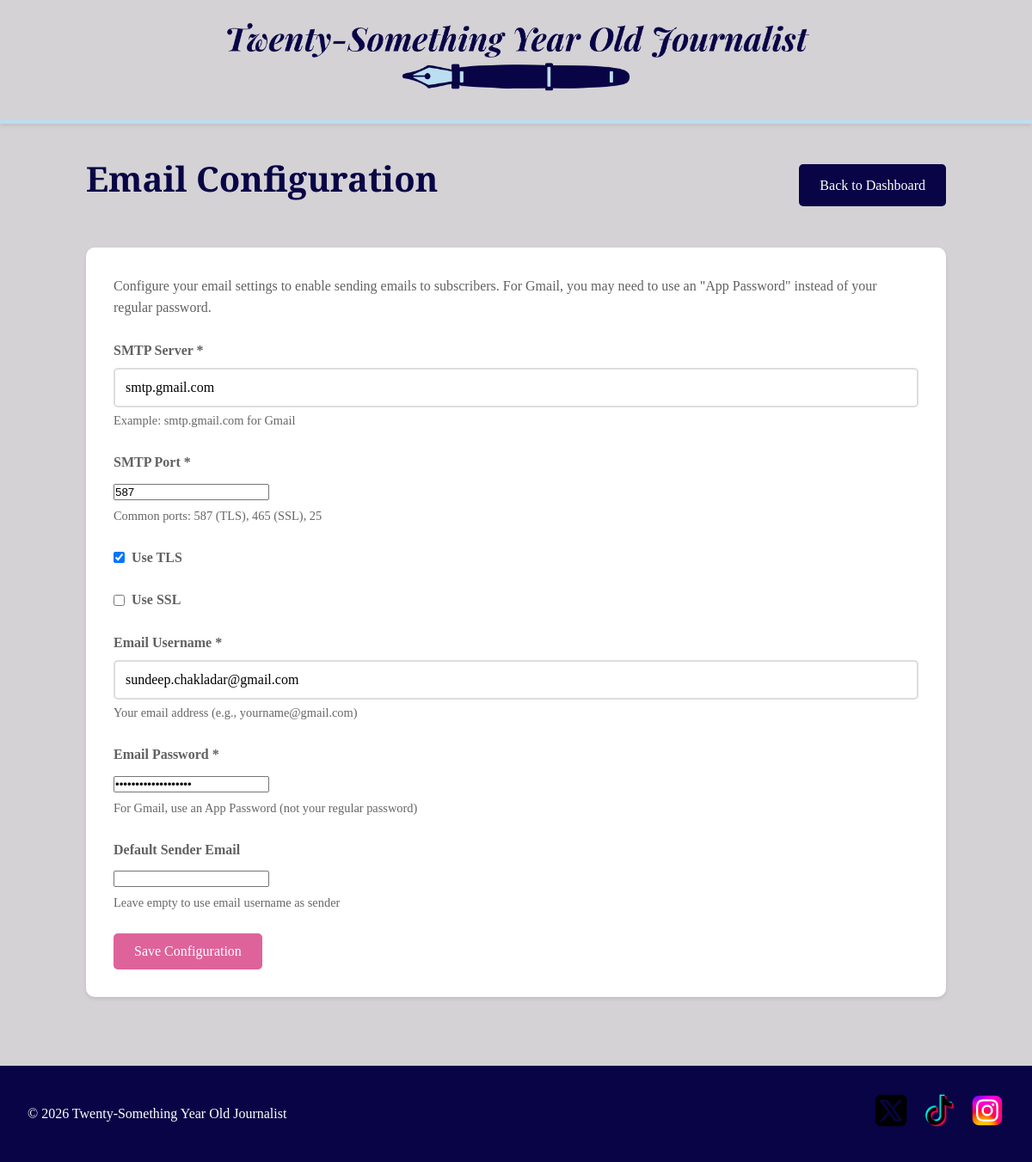
Screenshot of /admin/email-config (signed in) with the database file from the repository.
### tables this page shows
CREATE TABLE email_config (
            id INTEGER PRIMARY KEY AUTOINCREMENT,
            mail_server TEXT DEFAULT 'smtp.gmail.com',
            mail_port INTEGER DEFAULT 587,
            mail_use_tls INTEGER DEFAULT 1,
            mail_use_ssl INTEGER DEFAULT 0,
            mail_username TEXT DEFAULT '',
            mail_password TEXT DEFAULT '',
            mail_default_sender TEXT DEFAULT ''
        );

### app.py (the view, shortened to what this page needs)
@app.route('/admin/email-config', methods=['GET', 'POST'])
@admin_required
def admin_email_config():
    conn = get_db()
    cursor = conn.cursor()
    cursor.execute('SELECT * FROM email_config LIMIT 1')
    config = cursor.fetchone()
    conn.close()
    return render_template('admin_email_config.html', config=config)

### app.py (called while the page is built)
def get_db():
    conn = sqlite3.connect('blog.db')
    conn.row_factory = sqlite3.Row
    return conn

def admin_required(f):
    @wraps(f)
    def decorated_function(*args, **kwargs):
        if not session.get('admin_logged_in'):
            flash('Please log in to access this page.', 'error')
            return redirect(url_for('admin_login'))
        return f(*args, **kwargs)
    return decorated_function

### templates/admin_email_config.html (shortened to what this page needs)
{% extends "base.html" %}
{% block content %}
<div class="admin-container">
    <div class="admin-header">
        <h1>Email Configuration</h1>
        <a href="{{ url_for('admin_dashboard') }}" class="btn-secondary">Back to Dashboard</a>
    </div>
    <div class="article-form">
        <p style="margin-bottom: 1.5rem; color: var(--text-dark); font-family: 'Times New Roman', Times, serif;">
            Configure your email settings to enable sending emails to subscribers.
            For Gmail, you may need to use an "App Password" instead of your regular password.
        </p>
        <form method="POST">
            <div class="form-group">
                <label for="mail_server">SMTP Server *</label>
                <input type="text" id="mail_server" name="mail_server" value="{{ config['mail_server'] }}" required>
                <small>Example: smtp.gmail.com for Gmail</small>
            </div>
            <div class="form-group">
                <label for="mail_port">SMTP Port *</label>
                <input type="number" id="mail_port" name="mail_port" value="{{ config['mail_port'] }}" required>
                <small>Common ports: 587 (TLS), 465 (SSL), 25</small>
            </div>
            <div class="form-group">
                <label style="display: flex; align-items: center; gap: 0.5rem; cursor: pointer;">
                    <input type="checkbox" id="mail_use_tls" name="mail_use_tls" {% if config['mail_use_tls'] %}checked{% endif %}>
                    <span>Use TLS</span>
                </label>
            </div>
            <div class="form-group">
                <label style="display: flex; align-items: center; gap: 0.5rem; cursor: pointer;">
                    <input type="checkbox" id="mail_use_ssl" name="mail_use_ssl" {% if config['mail_use_ssl'] %}checked{% endif %}>
                    <span>Use SSL</span>
                </label>
            </div>
            <div class="form-group">
                <label for="mail_username">Email Username *</label>
                <input type="text" id="mail_username" name="mail_username" value="{{ config['mail_username'] }}" required>
                <small>Your email address (e.g., yourname@gmail.com)</small>
            </div>
            <div class="form-group">
                <label for="mail_password">Email Password *</label>
                <input type="password" id="mail_password" name="mail_password" value="{{ config['mail_password'] }}" required>
                <small>For Gmail, use an App Password (not your regular password)</small>
            </div>
            <div class="form-group">
                <label for="mail_default_sender">Default Sender Email</label>
                <input type="email" id="mail_default_sender" name="mail_default_sender" value="{{ config['mail_default_sender'] }}">
                <small>Leave empty to use email username as sender</small>
            </div>
            <button type="submit" class="btn-primary">Save Configuration</button>
        </form>
    </div>
</div>
{% endblock %}

### static/css/style.css (style rules this page uses)
:root { --bg-color: #d4d2d5ff; --text-dark: #616163ff; --accent-primary: #090446ff; --accent-secondary: #de639aff; --accent-tertiary: #bbdef0ff; }
* { margin: 0; padding: 0; box-sizing: border-box; }
body { font-family: 'Times New Roman', Times, serif; background-color: var(--bg-color); color: #000000; line-height: 1.6; min-height: 100vh; display: flex; flex-direction: column; }
h1, h2, h3, h4, h5, h6 { font-family: 'Droid Serif', Georgia, serif; color: var(--accent-primary); margin-bottom: 1rem; }
h1 { font-size: 2.5rem; }
a { color: var(--accent-secondary); text-decoration: none; transition: color 0.3s ease; }
.admin-container { max-width: 1000px; margin: 0 auto; }
.admin-header { display: flex; justify-content: space-between; align-items: center; margin-bottom: 2rem; }
.admin-header h1 { color: var(--accent-primary); font-family: 'Droid Serif', Georgia, serif; }
.article-form { background: white; padding: 2rem; border-radius: 10px; box-shadow: 0 2px 4px rgba(0, 0, 0, 0.1); }
.form-group { margin-bottom: 1.5rem; }
.form-group label { display: block; margin-bottom: 0.5rem; font-weight: bold; color: var(--text-dark); }
.form-group input[type="text"], .form-group input[type="date"], .form-group input[type="file"], .form-group select, .form-group textarea { width: 100%; padding: 0.75rem; border: 2px solid #ddd; border-radius: 5px; font-size: 1rem; font-family: inherit; transition: border-color 0.3s ease; }
.form-group small { display: block; margin-top: 0.25rem; color: #666; font-size: 0.9rem; }
.btn-primary, .btn-secondary, .btn-edit { padding: 0.75rem 1.5rem; border: none; border-radius: 5px; font-size: 1rem; cursor: pointer; transition: background-color 0.3s ease, transform 0.2s ease; font-family: inherit; text-decoration: none; display: inline-block; }
.btn-primary { background-color: var(--accent-secondary); color: white; font-family: 'Times New Roman', Times, serif; }
.btn-secondary { background-color: var(--accent-primary); color: white; font-family: 'Times New Roman', Times, serif; }

### rows the page displays
email_config: mail_server "smtp.gmail.com", mail_port "587", mail_use_tls "☑", mail_username "sundeep.chakladar@gmail.com"
